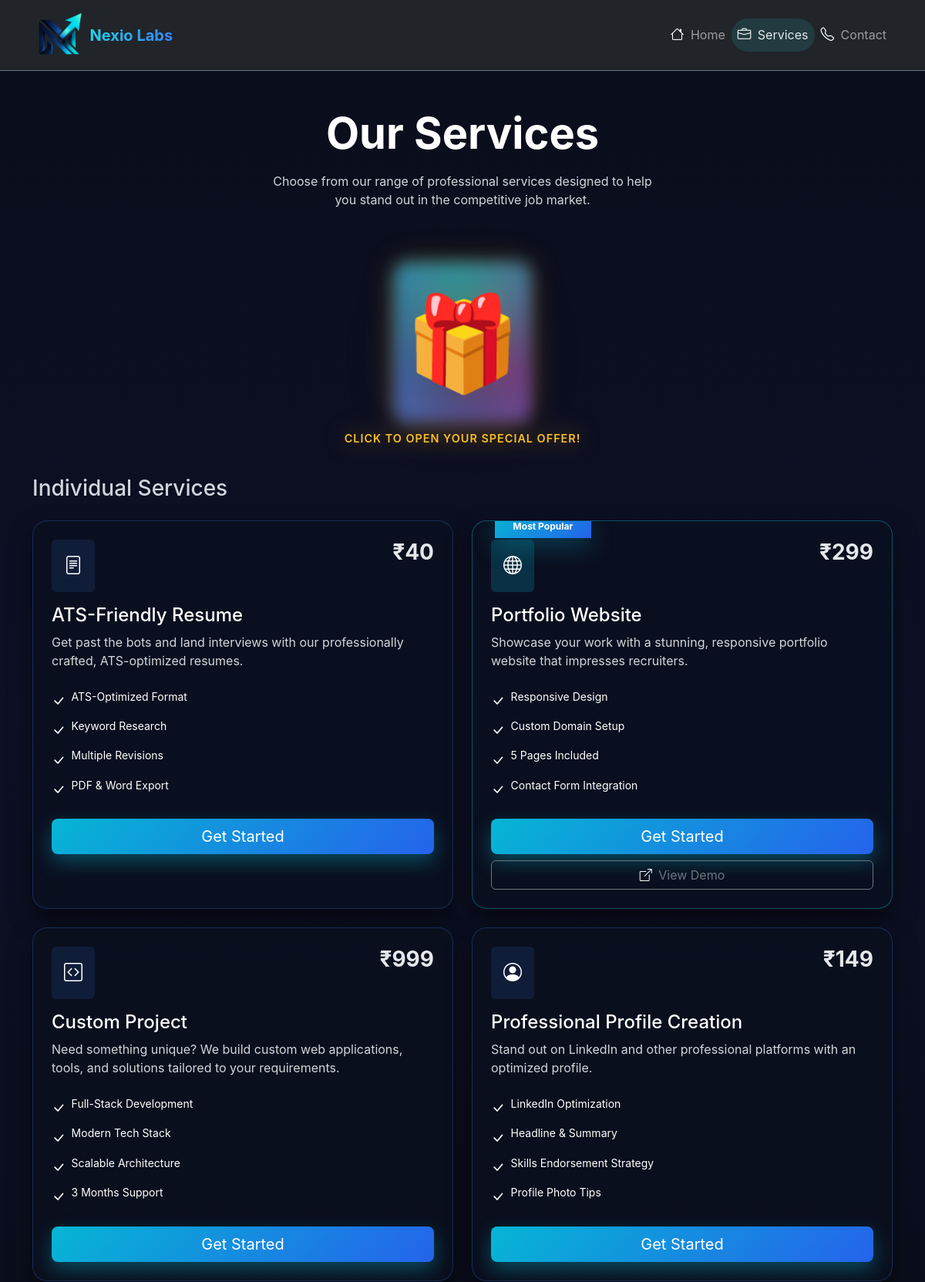
The page /services/ (upper part) on the database as committed earlier.
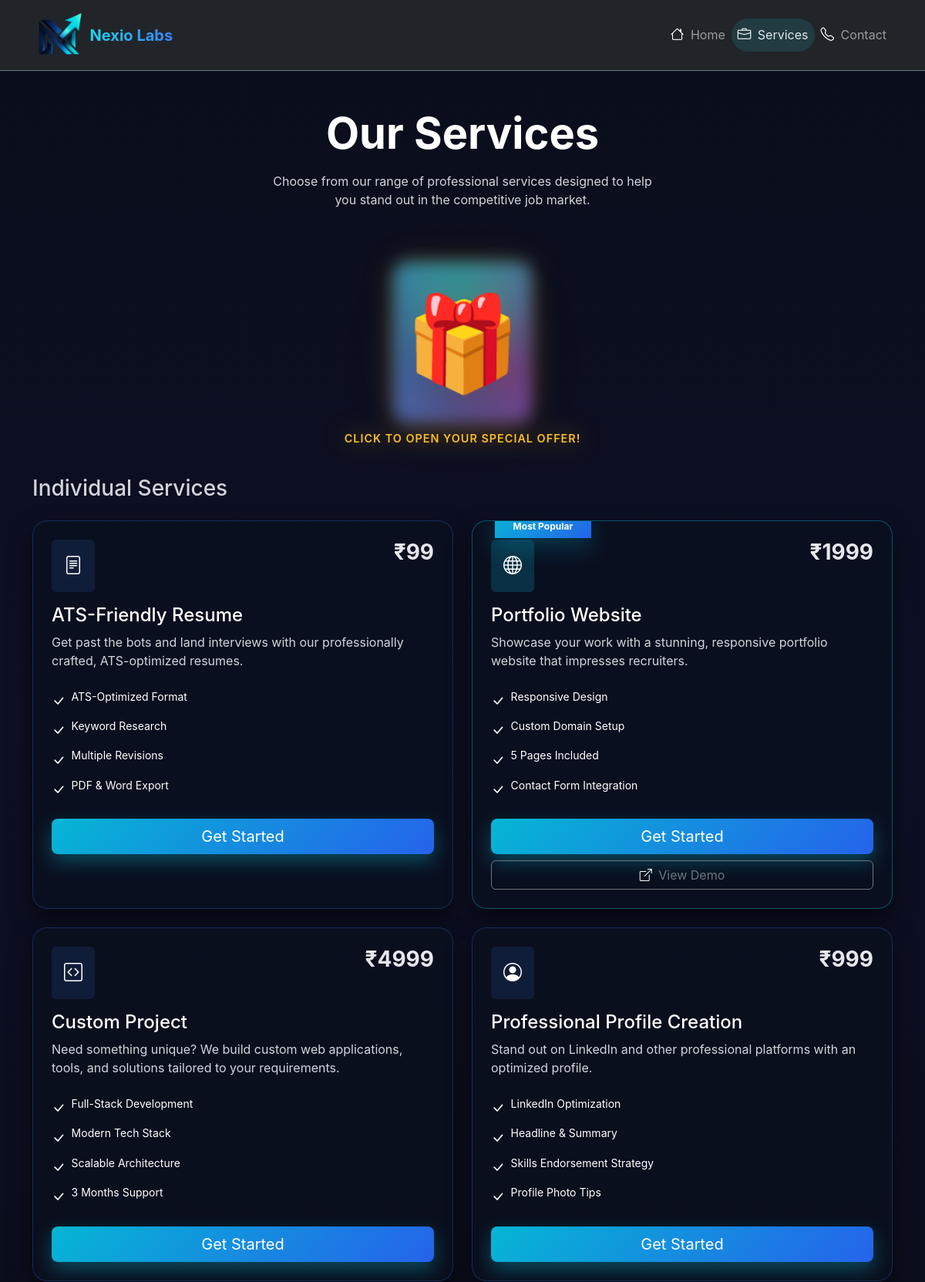
The same page on the database as committed later.
### core/models.py (models this page shows, shortened)
class Service(models.Model):
    name = models.CharField(max_length=255)
    slug = models.SlugField(unique=True)
    description = models.TextField()
    price = models.DecimalField(max_digits=10, decimal_places=2)
    original_price = models.DecimalField(
        max_digits=10, decimal_places=2, null=True, blank=True
    )
    features = models.JSONField(default=list)
    is_popular = models.BooleanField(default=False)
    is_combo = models.BooleanField(default=False)
    sort_order = models.IntegerField(default=0)
    is_active = models.BooleanField(default=True)
    created_at = models.DateTimeField(auto_now_add=True)
    updated_at = models.DateTimeField(auto_now=True)
    class Meta:
        ordering = ["sort_order", "id"]
    @property
    def savings(self):
        if self.original_price and self.original_price > self.price:
            return self.original_price - self.price
        return 0

### core/views.py (the view, shortened to what this page needs)
# urls.py: path('services/', views.services, name='services'),
def services(request):
    services = []
    combo_pack = None
    try:
        services = list(Service.objects.filter(is_active=True, is_combo=False))
        combo_pack = Service.objects.filter(is_active=True, is_combo=True).first()
    except OperationalError:
        services = []
        combo_pack = None
    context = {
        "services": services,
        "combo_pack": combo_pack,
    }
    return render(request, "core/services.html", context)

### templates/core/services.html (shortened to what this page needs)
{% extends 'base.html' %}
{% load static %}
{% block extra_css %}
<link rel="stylesheet" href="{% static 'css/giftbox.css' %}">
{% endblock %}
{% block content %}
<div class="container py-5">
    <div class="text-center mb-5">
        <h1 class="display-4 fw-bold mb-3">Our Services</h1>
        <p class="text-secondary mx-auto" style="max-width: 500px;">
            Choose from our range of professional services designed to help you stand out in the competitive job market.
        </p>
    </div>
    {% if combo_pack %}
    <div class="combo-pack-section">
        <div id="giftWrapper" class="gift-animation-wrapper">
            <div id="giftBox" class="gift-box">
                <span class="gift-emoji">🎁</span>
                <div class="gift-hint">Click to Open Your Special Offer!</div>
            </div>
        </div>
    </div>
    {% endif %}
    <h2 class="h3 mb-4 text-secondary">Individual Services</h2>
    <div class="row g-4">
        {% for service in services %}
        <div class="col-md-6">
            <div
                class="card service-card h-100 position-relative {% if service.is_popular %}service-card--popular{% endif %}">
                {% if service.is_popular %}
                <div class="position-absolute badge-popular">
                    <span class="badge rounded-pill">Most Popular</span>
                </div>
                {% endif %}
                <div class="card-body p-4">
                    <div class="d-flex justify-content-between align-items-start mb-3">
                        <div
                            class="p-3 rounded service-icon {% if service.is_popular %}service-icon--popular{% endif %}">
                            {% if service.slug == 'ats-resume' %}
                            <i class="bi bi-file-text fs-4"></i>
                            {% elif service.slug == 'portfolio-website' %}
                            <i class="bi bi-globe fs-4"></i>
                            {% elif service.slug == 'custom-project' %}
                            <i class="bi bi-code-square fs-4"></i>
                            {% else %}
                            <i class="bi bi-person-circle fs-4"></i>
                            {% endif %}
                        </div>
                        <span class="h3 fw-bold price-tag">₹{{ service.price|floatformat:0 }}</span>
                    </div>
                    <h3 class="h4 mb-2">{{ service.name }}</h3>
                    <p class="text-secondary mb-4">{{ service.description }}</p>
                    <ul class="list-unstyled mb-4 service-features">
                        {% for feature in service.features %}
                        <li class="d-flex align-items-start gap-2 mb-2">
                            <i class="bi bi-check-lg text-success mt-1"></i>
                            <small>{{ feature }}</small>
                        </li>
                        {% endfor %}
                    </ul>
                    <div class="d-grid gap-2">
                        {% if service.slug == 'portfolio-website' %}
                        <a href="{% url 'portfolio_order' %}" class="btn btn-glow btn-lg">Get Started</a>
                        <a href="https://demo-portfolio-nexio-labs.vercel.app" target="_blank"
                            class="btn btn-outline-secondary"> <i class="bi bi-box-arrow-up-right me-1"></i> View
                            Demo</a>
                        {% elif service.slug == 'ats-resume' %}
                        <a href="{% url 'ats_resume_form' %}" class="btn btn-glow btn-lg">Get Started</a>
                        {% elif service.slug == 'custom-project' %}
                        <a href="{% url 'custom_project' %}" class="btn btn-glow btn-lg">Get Started</a>
                        {% else %}
                        <a href="{% url 'contact' %}" class="btn btn-glow btn-lg">Get Started</a>
                        {% endif %}
                    </div>
                </div>
            </div>
        </div>
        {% endfor %}
    </div>
</div>
{% endblock %}

Rows that differ between the two databases and show on the page:
changed Service "ATS-Friendly Resume": price "40" → "99"
changed Service "Portfolio Website": price "299" → "1999"
changed Service "Custom Project": price "999" → "4999"
changed Service "Professional Profile Creation": price "149" → "999"
